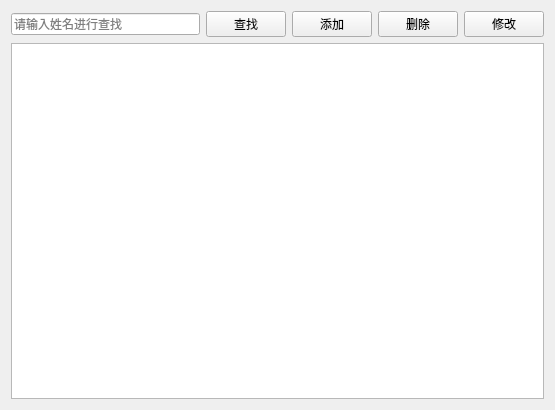
<?xml version="1.0" encoding="UTF-8"?>
<ui version="4.0">
 <class>PatientView</class>
 <widget class="QWidget" name="PatientView">
  <property name="geometry">
   <rect>
    <x>0</x>
    <y>0</y>
    <width>555</width>
    <height>410</height>
   </rect>
  </property>
  <property name="windowTitle">
   <string>患者管理</string>
  </property>
  <layout class="QVBoxLayout" name="verticalLayout">
   <item>
    <layout class="QHBoxLayout" name="horizontalLayout">
     <item>
      <widget class="QLineEdit" name="txtSearch">
       <property name="placeholderText">
        <string>请输入姓名进行查找</string>
       </property>
      </widget>
     </item>
     <item>
      <widget class="QPushButton" name="btSearch">
       <property name="text">
        <string>查找</string>
       </property>
       <property name="icon">
        <iconset resource="lab3.qrc">
         <normaloff>:/img/search.png</normaloff>:/img/search.png</iconset>
       </property>
      </widget>
     </item>
     <item>
      <widget class="QPushButton" name="btAdd">
       <property name="text">
        <string>添加</string>
       </property>
       <property name="icon">
        <iconset resource="lab3.qrc">
         <normaloff>:/img/new.png</normaloff>:/img/new.png</iconset>
       </property>
      </widget>
     </item>
     <item>
      <widget class="QPushButton" name="btDelete">
       <property name="text">
        <string>删除</string>
       </property>
       <property name="icon">
        <iconset resource="lab3.qrc">
         <normaloff>:/img/delete.png</normaloff>:/img/delete.png</iconset>
       </property>
      </widget>
     </item>
     <item>
      <widget class="QPushButton" name="btEdit">
       <property name="text">
        <string>修改</string>
       </property>
       <property name="icon">
        <iconset resource="lab3.qrc">
         <normaloff>:/img/edit.png</normaloff>:/img/edit.png</iconset>
       </property>
      </widget>
     </item>
    </layout>
   </item>
   <item>
    <widget class="QTableView" name="tableView"/>
   </item>
  </layout>
 </widget>
 <resources>
  <include location="lab3.qrc"/>
 </resources>
 <connections/>
</ui>
